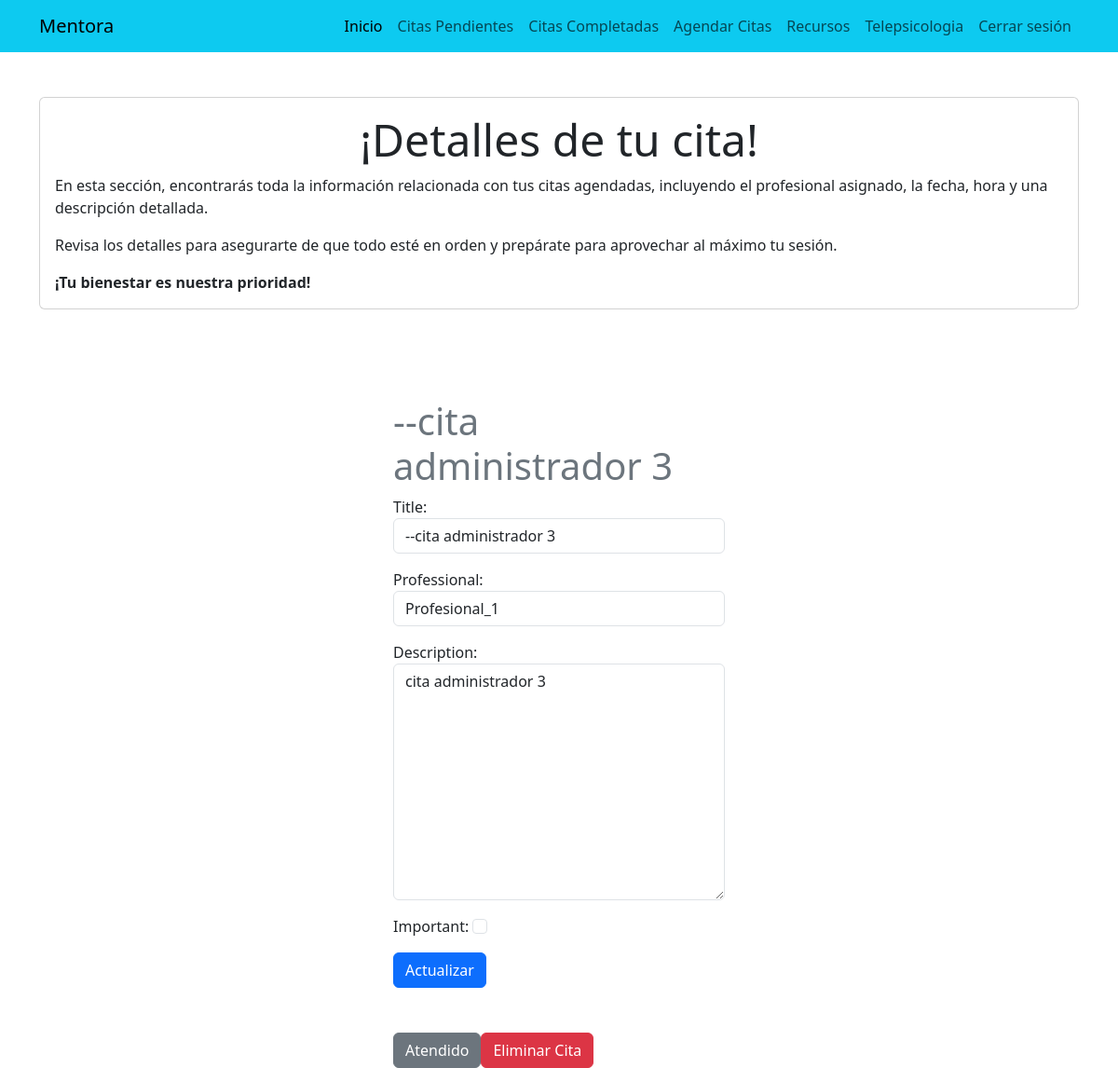
Page /cita/6/ (signed in) on the committed database.
### mentals/models.py (models this page shows, shortened)
class Appointment(models.Model):
    user = models.ForeignKey(User, on_delete=models.CASCADE, related_name='appointments')
    title = models.CharField(max_length=100, default='--')
    professional = models.ForeignKey(User, on_delete=models.CASCADE, related_name='professional_appointments')
    date = models.DateTimeField(null=False)  # Fecha seleccionada por el usuario
    datecompleted = models.DateTimeField(null=True, blank=True)  # Fecha opcional
    description = models.TextField(blank=True, null=True)  # Descripción opcional
    important = models.BooleanField(default=False)

### mentals/views.py (the view, shortened to what this page needs)
# urls.py: path('cita/<int:cita_id>/', views.cita_detail, name='cita_detail'),
@login_required
def cita_detail(request, cita_id):
    try:
        cita = get_object_or_404(Appointment, pk=cita_id, user=request.user)
        if request.method == 'GET':
            form = CrearCitas(instance=cita)
            return render(request, 'cita_detail.html', {'cita': cita, 'form': form})
        else:
            return HttpResponse("Método no permitido", status=405)
    except Appointment.DoesNotExist:
        return HttpResponse("La cita solicitada no existe.", status=404)
    except Exception as e:
        return HttpResponse(f"Ha ocurrido un error inesperado: {e}", status=500)

### mentals/forms.py
class CrearCitas(forms.ModelForm):
    class Meta:
        model = Appointment
        fields = ['title', 'professional', 'description', 'important']
        widgets={
            'title': forms.TextInput(attrs={'class': 'form-control', 'placeholder': 'Ecribe un titulo'}),
            'professional': forms.Select(attrs={'class': 'form-control', 'placeholder': 'Selecciona el profesional'}),
            'description': forms.Textarea(attrs={'class': 'form-control', 'placeholder': 'Descripción de la cita'}),
            'important': forms.CheckboxInput(attrs={'class': 'form-check-input text-center'}),
        }

### mentals/templates/cita_detail.html (shortened to what this page needs)
{% extends 'base.html' %}
{% block content %}
<main class="container py-5">
    <section class="card card-body">
        <h1  class="display-5 text-center">¡Detalles de tu cita!</h1>
            <p>En esta sección, encontrarás toda la información relacionada con tus citas agendadas, incluyendo el profesional asignado, la fecha, hora y una descripción detallada.</p>
            <p>Revisa los detalles para asegurarte de que todo esté en orden y prepárate para aprovechar al máximo tu sesión. </p>
            <strong>¡Tu bienestar es nuestra prioridad!</strong>
    </section>
</main>
<main class="container ">
    <div class="row">
        <div class="col-md-4 offset-md-4 mt-5">
            <h1 class="text-secondary">{{ cita.title }}</h1>
            <form method="POST" action="{% url 'cita_detail' cita.id %}">
                {{form.as_p}}
                <button type="submit" class="btn btn-primary">
                    Actualizar
                </button>
            </form>
            <div class="mt-5 d-flex">
                <form action="{% url 'complete_task' cita.id %}" method="POST">
                    <button class="btn btn-secondary">Atendido</button>
                </form>
                <form action="{% url 'delete_task' cita.id %}" method="POST">
                    <button class="btn btn-danger">Eliminar Cita</button>
            </div>
        </div>
    </div>
</main>
{% endblock %}

### rows in the picture
Appointment: title "--cita administrador 3", professional "Profesional_1", description "cita administrador 3"
